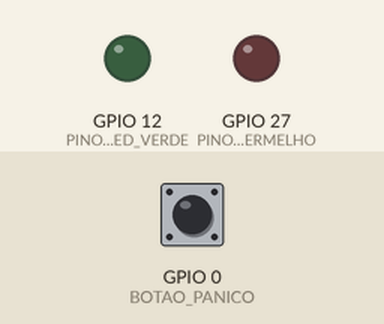
Bench run of a sketch on a simulated ESP32. Shown: output pins drawn as LEDs (lit = HIGH). Dashed ring = blinking. Inputs (shaded band) come from the test bench; at power-on: GPIO 0 (BOTAO_PANICO) HIGH. WiFi joins after 1.5 s; servers stay silent unless stated; what the sketch prints to the serial monitor is not drawn.

Above: at 3.2 s.
3.3 s: GPIO 0 (BOTAO_PANICO) pulled LOW for 0.15 s
At 4.1 s:
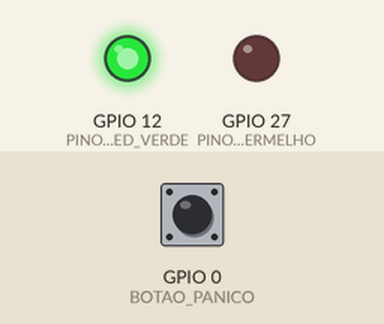
4.9 s: GPIO 0 (BOTAO_PANICO) pulled LOW for 1 s
At 5.3 s:
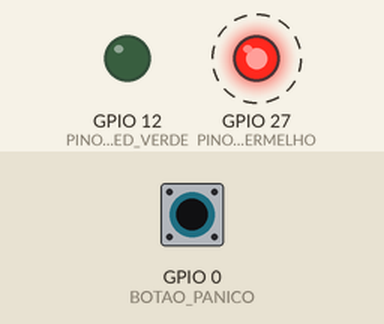
8.9 s: GPIO 0 (BOTAO_PANICO) pulled LOW for 3.2 s
At 9.8 s:
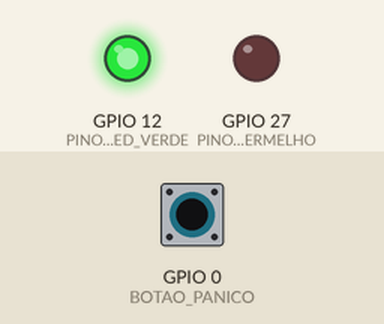
Timing chart, 0 to 11.9 s (numbered marks = the images above; inputs shaded):
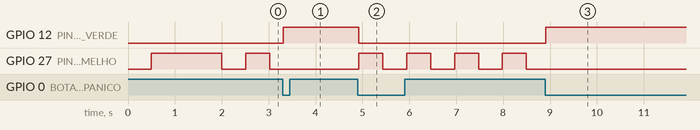

Measured:
- after the input at 3.3 s, GPIO 12 (PINO_LED_VERDE): LOW → HIGH at once; GPIO 27 (PINO_LED_VERMELHO): stays LOW (without the input it goes to HIGH after 0.24 s)
- after the input at 4.9 s, GPIO 12 (PINO_LED_VERDE): HIGH → LOW at once; GPIO 27 (PINO_LED_VERMELHO): alternates HIGH for 0.51 s and LOW for 0.51 s, starting at once
- after the input at 8.9 s, GPIO 12 (PINO_LED_VERDE): LOW → HIGH at once; GPIO 27 (PINO_LED_VERMELHO): stops changing and stays LOW

The sketch:

panico.ino
```cpp
#include <WiFi.h>
#include <WiFiUdp.h>

// --- CONFIGURAÇÕES DA REDE WI-FI ---
const char* ssid = "ACER78";
const char* password = "123456789";

// IP de destino
IPAddress ipDestino(239, 255, 0, 7); // IP UNIVERSAL DO UNIVERSO 7 MULTICAST
unsigned int localPort = 5568;

WiFiUDP udp;

// --- CONFIGURAÇÕES DO ESTÚDIO ---
const int BOTAO_PANICO = 0;       // Configurado para o botão BOOT
const int PINO_LED_VERDE = 12;    // LED de Pânico Ativado
const int PINO_LED_VERMELHO = 27; // LED de Pânico Desativado (Controle da Mesa)
const int UNIVERSO = 7;

bool estadoLuz = false;
byte seqNum = 0;
unsigned long tempoDesligamento = 0;
bool emTransicaoOff = false;
byte prioridadeAtual = 50;        // Começa entregando o controle pra mesa

// --- VARIÁVEIS DO PISCA DO LED VERMELHO ---
unsigned long tempoPiscaVermelho = 0; // Armazena o último instante que o LED mudou de estado
bool estadoLedVermelho = HIGH;        // Guarda o estado atual do LED Vermelho

byte pacote_sACN[638];

void setup_sACN() {
    memset(pacote_sACN, 0, 638);
    pacote_sACN[0] = 0x00; pacote_sACN[1] = 0x10; pacote_sACN[2] = 0x00; pacote_sACN[3] = 0x00;
    byte pid[] = {0x41, 0x53, 0x43, 0x2d, 0x45, 0x31, 0x2e, 0x31, 0x37, 0x00, 0x00, 0x00};
    memcpy(&pacote_sACN[4], pid, 12);
    pacote_sACN[16] = 0x72; pacote_sACN[17] = 0x6e;
    pacote_sACN[18] = 0x00; pacote_sACN[19] = 0x00; pacote_sACN[20] = 0x00; pacote_sACN[21] = 0x04;
    for(int i=22; i<38; i++) pacote_sACN[i] = 0x01;
    pacote_sACN[38] = 0x72; pacote_sACN[39] = 0x58;
    pacote_sACN[40] = 0x00; pacote_sACN[41] = 0x00; pacote_sACN[42] = 0x00; pacote_sACN[43] = 0x02;
    strcpy((char*)&pacote_sACN[44], "Botao Panico K");
    pacote_sACN[108] = prioridadeAtual;
    pacote_sACN[113] = (UNIVERSO >> 8) & 0xFF;
    pacote_sACN[114] = UNIVERSO & 0xFF;
    pacote_sACN[115] = 0x72; pacote_sACN[116] = 0x0B;
    pacote_sACN[117] = 0x02; pacote_sACN[118] = 0xA1;
    pacote_sACN[119] = 0x00; pacote_sACN[120] = 0x00;
    pacote_sACN[121] = 0x00; pacote_sACN[122] = 0x01;
    pacote_sACN[123] = 0x02; pacote_sACN[124] = 0x01;
    pacote_sACN[125] = 0x00;
}

void setup() {
    Serial.begin(115200);
    delay(500);
    Serial.println("\n--- Iniciando Sistema de Panico Est K---");

    pinMode(BOTAO_PANICO, INPUT_PULLUP);

    pinMode(PINO_LED_VERDE, OUTPUT);
    pinMode(PINO_LED_VERMELHO, OUTPUT);

    // Estado inicial: Pânico desligado (Vermelho começa aceso)
    digitalWrite(PINO_LED_VERDE, LOW);
    digitalWrite(PINO_LED_VERMELHO, HIGH);

    Serial.print("Conectando ao Wi-Fi: ");
    Serial.println(ssid);
    WiFi.begin(ssid, password);

    int tentatives = 0;
    while (WiFi.status() != WL_CONNECTED) {
        delay(500);
        Serial.print(".");
        tentatives++;
        if(tentatives > 30) {
            Serial.println("\n[ERRO] Nao foi possivel conectar ao Wi-Fi. Verifique SSID/Senha.");
            break;
        }
    }

    if(WiFi.status() == WL_CONNECTED) {
        Serial.println("\n[SUCESSO] Wi-Fi Conectado!");
        Serial.print("IP do ESP32: ");
        Serial.println(WiFi.localIP());
    }

    udp.begin(localPort);
    setup_sACN();
}

unsigned long ultimoClique = 0;
int estadoAnteriorBotao = HIGH;

void loop() {
    unsigned long tempoAtual = millis();

    // 1. Leitura do Botão (O pino 0 é o 'Boot' do ESP32)
    int leituraAtual = digitalRead(BOTAO_PANICO);
    if (leituraAtual == LOW && estadoAnteriorBotao == HIGH) {
        if (tempoAtual - ultimoClique > 300) { // Debounce
            estadoLuz = !estadoLuz;

            if (estadoLuz) {
                // AÇÃO: LIGAR O PÂNICO
                prioridadeAtual = 100;
                digitalWrite(PINO_LED_VERDE, HIGH);    // Acende Verde fixo
                digitalWrite(PINO_LED_VERMELHO, LOW);  // Apaga Vermelho (para de piscar)
                emTransicaoOff = false;                // Cancela qualquer transição de desligamento
                for (int i = 1; i <= 512; i++) pacote_sACN[125 + i] = 129; // Output 50%
            } else {
                // AÇÃO: DESLIGAR O PÂNICO (Início da janela de carência)
                prioridadeAtual = 100;                 // Mantém prioridade alta enviando zero para limpar a rede
                digitalWrite(PINO_LED_VERDE, LOW);     // Apaga Verde
                emTransicaoOff = true;                 // Inicia o cronômetro de devolução
                tempoDesligamento = tempoAtual;        // Grava o milissegundo exato do clique
                for (int i = 1; i <= 512; i++) pacote_sACN[125 + i] = 0; // Força zero nos 512 canais
            }
            ultimoClique = tempoAtual;
        }
    }
    estadoAnteriorBotao = leituraAtual;

    // 2. O Cronômetro de Meio Segundo (500ms) para liberar a rede
    if (emTransicaoOff && (tempoAtual - tempoDesligamento >= 500)) {
        prioridadeAtual = 50;    // Derruba a prioridade para 50 para a mesa assumir
        emTransicaoOff = false;  // Finaliza a transição
    }

    // 3. Lógica do Pisca do LED Vermelho (Funciona apenas se o pânico estiver DESLIGADO)
    if (!estadoLuz) {
        // A cada 500ms (meio segundo), inverte o estado do pino do LED Vermelho
        if (tempoAtual - tempoPiscaVermelho >= 500) {
            estadoLedVermelho = !estadoLedVermelho;
            digitalWrite(PINO_LED_VERMELHO, estadoLedVermelho);
            tempoPiscaVermelho = tempoAtual;
        }
    }

    // 4. Aplica a Prioridade Dinâmica no Pacote sACN
    pacote_sACN[108] = prioridadeAtual;

    // 5. Atualiza a sequência e envia via UDP
    pacote_sACN[111] = seqNum++;
    udp.beginPacket(ipDestino, 5568);
    udp.write(pacote_sACN, 638);
    udp.endPacket();

    // 6. Heartbeat DMX (40fps)
    delay(25);
}
```
